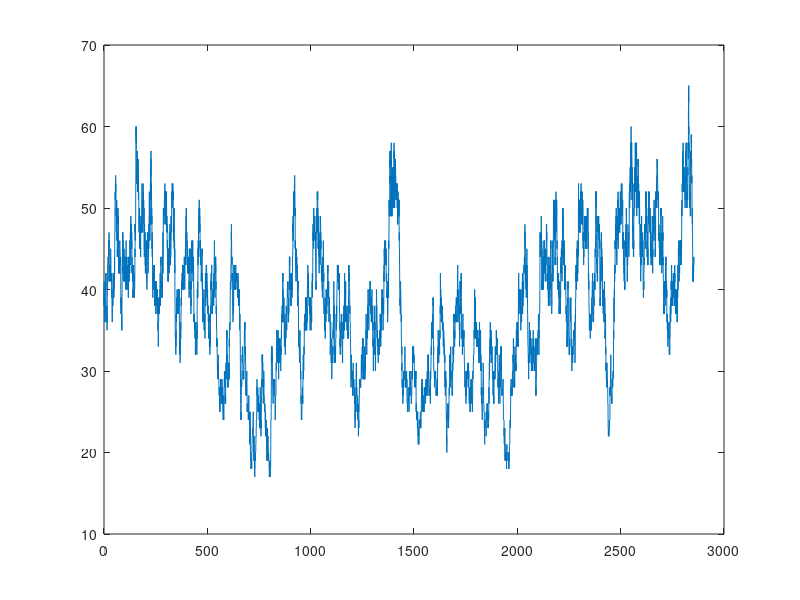

Write the MATLAB code that produced this figure. (Note: this script raises an error after producing the figure.)
divRate = 0.25; %(cell week-1)
probSym = 0.22; % lambda
ProbProlif = 0.7;
ProbDiff = 1-ProbProlif;
eqmStemDensity = 40;
prolifRateCoeff = divRate * probSym * ProbProlif; % divRate * 1/2 * probSym = probProlif
diffRateCoeff = divRate * probSym * ProbDiff;  % this is too well coded, needs to allow eqm stem cell density to vary with different proliferation rate constants
asymRateCoeff =(divRate*(1-probSym)); % rate of asymmetric division
competitiveDiff = 0.00055; % a rate constant controlling rate of winner-loser to achieve ss pop of 40 (per mm^2)
keratinShedRateCoeff = 0.065; % (cells per week per mm2)
X = [40, 2700]; % stem cell = index 1, keratinocyte = index 2
runs = 1;
N=500000; %number of jumps
extinctArray = zeros(runs,1);  % array to contain extinction time

for k=1:runs
    t=zeros(N,1);  % array containing time
    dt=zeros(N,1); % array containing time intervals
    z=zeros(N,2);  % state variable array (contains population)
    z(1,:)= X;     % initial values input into first array of state variable array
    for i=2:N
        if z(i-1,1) == 0
            fprintf("Extincition occurred at %d\n", t(i-1));
            extinctArray(k) = t(i-1);
            break
        else
        x=z(i-1,:); % set pop of stem/diff cells as previous size size
        rates=[prolifRateCoeff*x(1) asymRateCoeff*x(1) diffRateCoeff*x(1) keratinShedRateCoeff*x(2) competitiveDiff*x(1)*x(1)]; %set birth and death rates based on current pop
        R=[1,0; 0,16; -1,32; 0,-1; -1,32]; % set change in pop size for each of the two rates
        lam=sum(rates); % calculate the total rate. Parameter of expo. dist. used to determine next event is the total rate of all possible events
        dt(i-1)= -log(rand)/lam; %set time interval based on the exponenetial distribution
        t(i)=t(i-1)+dt(i-1); %update time array
        rates=rates/lam; %normalise the rates
        reac=1+sum(rand>cumsum(rates)); %determine which event occured based on normalised rates
        z(i,2)=z(i-1,2)+R(reac,2)'; %update pop size based on event that occured
        z(i,1)=z(i-1,1)+R(reac,1)'; %update pop size based on event that occured
        end
    end

    ylab = ylabel("Population of Epidermal Stem Cells", "Color","Blue");
    xlim([0,52])
    ylim([0,60])
    plot(t, z(:,1))
    yyaxis right
    ylabel('Population of Keratinocytes')
    ylim([0,3500])
    title('Population of cells in a healthy 1mm^2 patch of skin')
    xlabel('Time (weeks)')
    plot(t, z(:,2))
    hold on;
end


